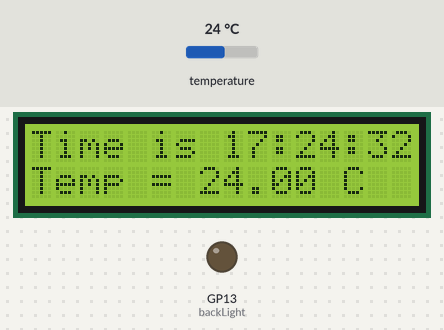
The sketch below on a simulated Raspberry Pi Pico. Parts: 16×2 character LCD, output pins drawn as LEDs (lit = HIGH). Inputs (shaded band) come from the test bench; at power-on: temperature 24 °C. What the sketch prints to the serial monitor is not drawn.

Above: at 3.4 s.
3.5 s: temperature set to 10.5 °C
At 4.4 s:
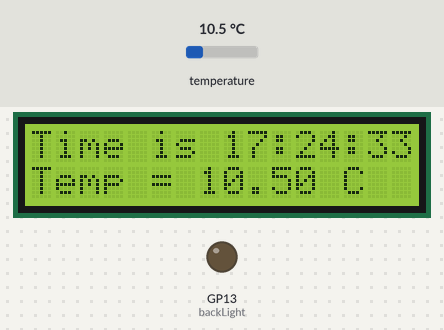
5.2 s: temperature set to 9.2 °C
At 12.8 s:
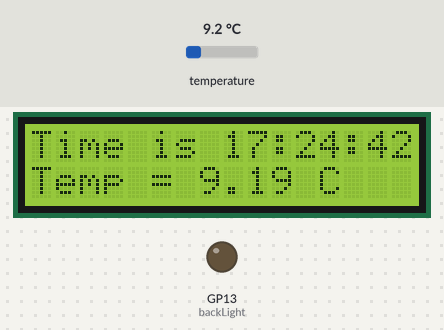
13.2 s: temperature set to 12 °C
At 14.2 s:
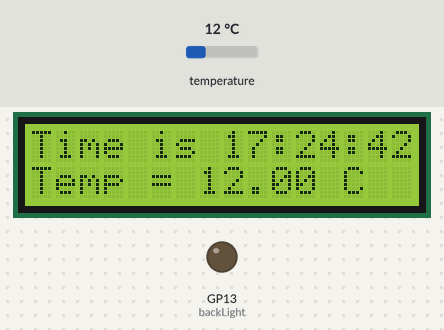
Timing chart, 0 to 16.0 s (numbered marks = the images above; inputs shaded):
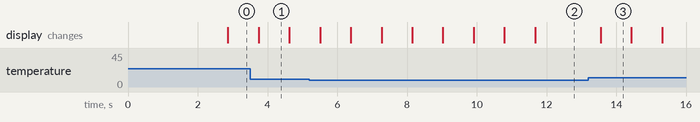

The sketch:

projectTeamVersion1.ino
```cpp
#include <SPI.h>
#include <Ethernet.h>
#include <EthernetUdp.h>
#include <LiquidCrystal.h>
#include <OneWire.h>
#include <DallasTemperature.h>
#define ONE_WIRE_BUS 3
//=====================================================================

byte mac[] = { 0xDE, 0xAD, 0xBE, 0xEF, 0xFE, 0xED };
//IPAddress ip(192, 168, 137, 20);
byte ip[] = {192, 168, 137, 20};
EthernetServer server(23);
unsigned int localPort = 8888;
IPAddress timeServer(203,158,4,156);
const int NTP_PACKET_SIZE= 48;
byte packetBuffer[ NTP_PACKET_SIZE];
EthernetUDP Udp;

OneWire ourWire(ONE_WIRE_BUS);
DallasTemperature sensors(&ourWire);

LiquidCrystal lcd(9, 8, 7, 6, 5, 4);
int backLight = 13;
unsigned long epoch2 = 0;
String command;
//=====================================================================

void setup()
{
  setup0();
  setup1();
  setup2();
  lcd.setCursor(0,0);
  lcd.print("MyArduinoProject");
  lcd.setCursor(0,1);
  lcd.print("TimeSync@SUT2013");
}
//=====================================================================

void loop()
{
  if( epoch2 == 0)
  {
  loop2();
  }else
  {
  loop2();

  loop3();
  loop4();
  delay(100);

  loop3();
  loop4();
  delay(100);

  loop3();
  loop4();
  delay(100);

  loop3();
  loop4();
  delay(100);

  loop3();
  loop4();
  delay(100);

  loop3();
  loop4();
  delay(100);

  loop3();
  loop4();
  delay(100);

  loop3();
  loop4();
  delay(100);

  loop3();
  loop4();
  delay(100);

  loop3();
  loop4();
  delay(100);

  loop3();
  loop4();
  delay(100);
  }

  EthernetClient client = server.available();
  if (client) {
    command = "";
    while (client.connected()) {
      if (client.available()) {
        char c = client.read();
        Serial.print(c);
        if (c != '\r')
          command += c;


        if (c == '\r') {
          if (command == "time")
            sendTime(client);
          client.stop();
        }
      }
    }
  client.stop();
  }
}
//=====================================================================

void setup0()
{
  pinMode(backLight, OUTPUT);
  digitalWrite(backLight, 0);
  lcd.begin(16,2);
  Serial.begin(9600);
}
//=====================================================================

void setup1()
{
  while (!Serial)
  {
    ;
  }
  Ethernet.begin(mac, ip);
  //Ethernet.begin(mac);
  /*if (Ethernet.begin(mac) == 0)
  {
    Serial.println("Failed to configure Ethernet using DHCP");
    for(;;)
    ;
  }*/
  Serial.println(Ethernet.localIP());
  server.begin();
  Udp.begin(localPort);
}
//=====================================================================

void setup2()
{
  sensors.begin();
}
//=====================================================================

void loop2()
{
  sendNTPpacket(timeServer);

  delay(1000);

  if ( Udp.parsePacket() )
  {
    Udp.read(packetBuffer,NTP_PACKET_SIZE);

    unsigned long highWord = word(packetBuffer[40], packetBuffer[41]);
    unsigned long lowWord = word(packetBuffer[42], packetBuffer[43]);
    unsigned long secsSince1900 = highWord << 16 | lowWord;
    const unsigned long seventyYears = 2208988800UL;
    unsigned long epoch = secsSince1900 - seventyYears;
    epoch2 = epoch;

    Serial.print("The UTC time is ");
    Serial.print((epoch  % 86400L) / 3600+7);
    Serial.print(':');
    if ( ((epoch % 3600) / 60) < 10 )
    {
      Serial.print('0');
    }
    Serial.print((epoch  % 3600) / 60);
    Serial.print(':');
    if ( (epoch % 60) < 10 )
    {
      Serial.print('0');
    }
    Serial.println(epoch %60);
  }

}
//=====================================================================

unsigned long sendNTPpacket(IPAddress& address)
{
memset(packetBuffer, 0, NTP_PACKET_SIZE);
packetBuffer[0] = 0b11100011;
packetBuffer[1] = 0;
packetBuffer[2] = 6;
packetBuffer[3] = 0xEC;
packetBuffer[12]  = 49;
packetBuffer[13]  = 0x4E;
packetBuffer[14]  = 49;
packetBuffer[15]  = 52;

Udp.beginPacket(address, 123);
Udp.write(packetBuffer,NTP_PACKET_SIZE);
Udp.endPacket();
}
//=====================================================================

void loop3()
{
  sensors.requestTemperatures();
  Serial.print("Temperatures = ");
  Serial.print(sensors.getTempCByIndex(0));
  Serial.println(" C");
  lcd.setCursor(0,1);
  lcd.print("Temp = ");
  lcd.print(sensors.getTempCByIndex(0));
  lcd.println(" C  ");
}
//=====================================================================

void sendTime(EthernetClient client)
{
  client.print("Time is ");
  client.print((epoch2  % 86400L) / 3600+7);
  client.print(':');
  if ( ((epoch2 % 3600) / 60) < 10 )
  {
    client.print('0');
  }
  client.print((epoch2  % 3600) / 60);
  client.print(':');
  if ( (epoch2 % 60) < 10 )
  {
    client.print('0');
  }
  client.println(epoch2 %60);
}

void loop4()
{
  Serial.print("Time is ");
  lcd.setCursor(0,0);
  lcd.print("Time is ");
  Serial.print((epoch2  % 86400L) / 3600+7);
  lcd.print((epoch2  % 86400L) / 3600+7);
  Serial.print(':');
  lcd.print(':');
  if ( ((epoch2 % 3600) / 60) < 10 )
  {
    Serial.print('0');
    lcd.print('0');
  }
  Serial.print((epoch2  % 3600) / 60);
  lcd.print((epoch2  % 3600) / 60);
  Serial.print(':');
  lcd.print(':');
  if ( (epoch2 % 60) < 10 )
  {
    Serial.print('0');
    lcd.print('0');
  }
  Serial.println(epoch2 %60);
  lcd.println(epoch2 %60);
  epoch2++;
}
//=====================================================================
```

Measured:
- the behaviour switches between 10 and 9.9 °C on temperature (found by bisection; images 1 and 2)
- after the input at 5.2 s, the display: first changes after 0.31 s (image 2 shows a later state)
- after the input at 13.2 s, the display: changes after 0.36 s (image 3)
- what the display in image 1 shows lasts 0.9 s, from 3.7 s to 4.6 s
